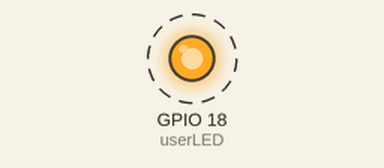
The sketch below on a simulated ESP32. Shown: output pins drawn as LEDs (lit = HIGH). Dashed ring = blinking.

Above: at 0.5 s.
Timing chart, 0 to 4.6 s (numbered marks = the images above):
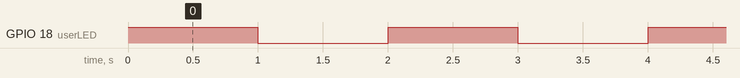

The sketch:

ESP32_Blink_User_LED.ino
```cpp
/*
  Blink the user led located on GPIO18 of Dan's ESP32_R1 board
*/

const int userLED = 18;

// the setup function runs once when you press reset or power the board
void setup() {
  // initialize digital pin LED_BUILTIN as an output.
  pinMode(userLED, OUTPUT);
}

// the loop function runs over and over again forever
void loop() {
  digitalWrite(userLED, HIGH);  // turn the LED on (HIGH is the voltage level)
  delay(1000);                      // wait for a second
  digitalWrite(userLED, LOW);   // turn the LED off by making the voltage LOW
  delay(1000);                      // wait for a second
}
```

Measured:
- by itself, GPIO 18 (userLED): alternates HIGH for 1.0 s and LOW for 1.0 s
